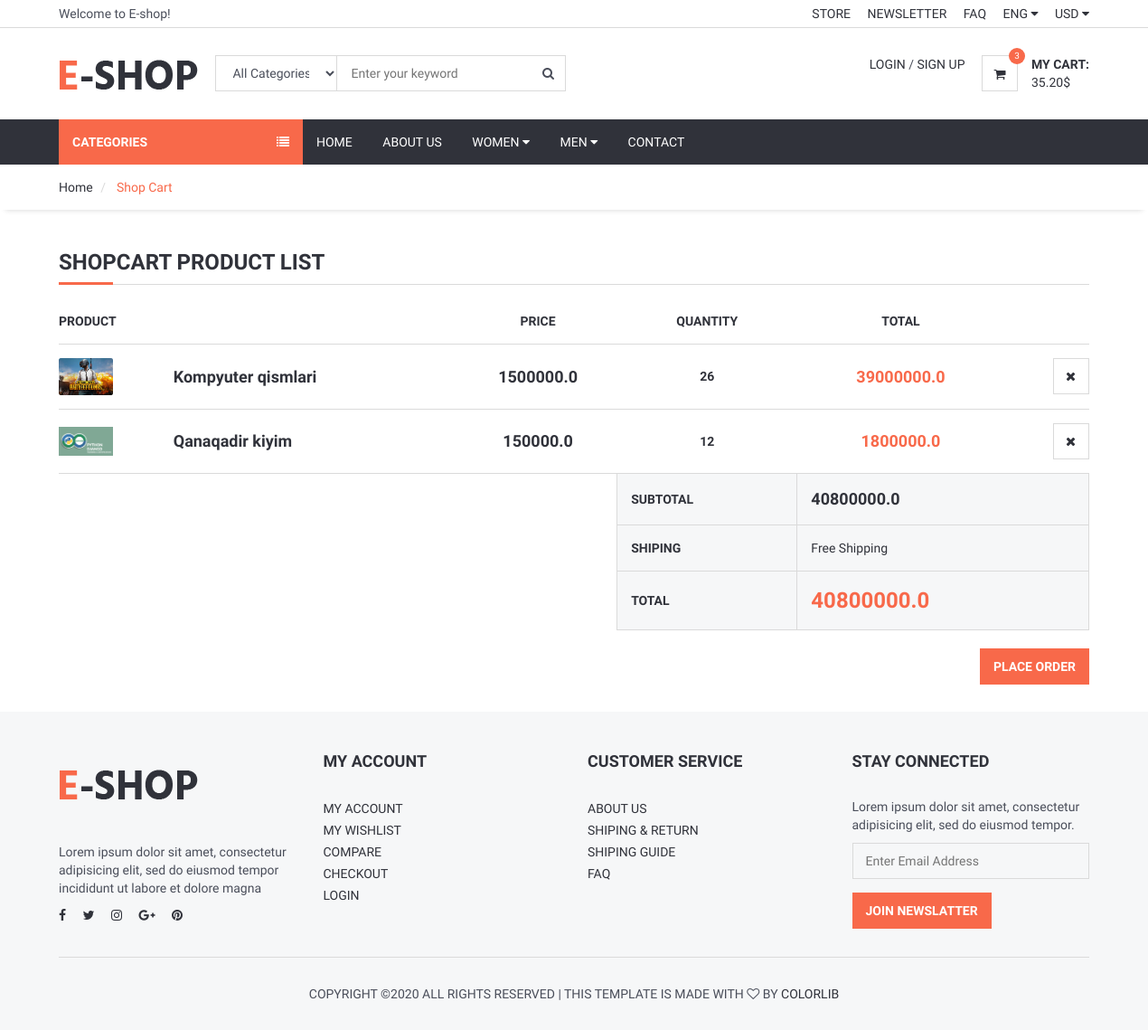
Screenshot of /shopcart/ with the database file from the repository.
### order/models.py (models this page shows, shortened)
class ShopCart(models.Model):
    user = models.ForeignKey(User, on_delete=models.SET_NULL, null=True)
    product = models.ForeignKey(Product, on_delete=models.SET_NULL, null=True)
    quantity = models.IntegerField()
    @property
    def amount(self):
        return (self.quantity * self.product.price)

### product/models.py (models this page shows, shortened)
class Product(models.Model):
    STATUS = (
        ('True', 'Mavjud'),
        ('False', 'Mavjud Emas'),
    )
    Variants=(
        ('None', 'None'),
        ('Color', 'Color'),
        ('Size', 'Size'),
        ('Size-Color', 'Size-Color'),
    )
    category = models.ForeignKey(Category, on_delete=models.CASCADE)
    title = models.CharField(max_length=255, unique=True)
    keywords = models.CharField(max_length=255, unique=True)
    description = models.TextField(blank=True)
    image = models.ImageField(blank=True, upload_to='images/')
    price = models.FloatField()
    amount = models.IntegerField()
    minamount = models.IntegerField()
    detail = RichTextUploadingField()
    variant = models.CharField(max_length=15, choices=Variants, default='None')
    status = models.CharField(max_length=15, choices=STATUS)
    slug = models.SlugField(null=False, unique=True)
    create_at = models.DateTimeField(auto_now_add=True)
    update_at = models.DateTimeField(auto_now=True)
    def __str__(self):
        return self.title
    def image_tag(self):
        return mark_safe('<img src="{}" height="50">'.format(self.image.url))
    image_tag.short_description = 'Image'

### order/views.py (the view)
# urls.py: path('shopcart/', OrderViews.shopcart, name='shopcart'),
def shopcart(request):
    category = Category.objects.all()
    current_user = request.user
    shopcart = ShopCart.objects.filter(user_id=current_user.id)
    total = 0
    for rs in shopcart:
        total += rs.product.price * rs.quantity
    context = {
        'category': category,
        'shopcart': shopcart,
        'total': total,
    }
    return render(request, 'shopcart.html', context)

### order/templates/shopcart.html (shortened to what this page needs)
{% extends 'homebase.html' %}
{% load static %}
{% block sidebar %}{% include 'sidebar.html' %} {% endblock %}
{% block body %}
	<div id="breadcrumb">
		<div class="container">
			<ul class="breadcrumb">
				<li><a href="/">Home</a></li>
				<li class="active"> Shop Cart  </li>
			</ul>
		</div>
	</div>
	<div class="section">
		<div class="container">
			<div class="row">
                    <div class="col-md-12">
						<div class="order-summary clearfix">
							<div class="section-title">
								<h3 class="title">Shopcart Product List</h3>
							</div>
							<table class="shopping-cart-table table">
								<thead>
									<tr>
										<th>Product</th>
										<th></th>
										<th class="text-center">Price</th>
										<th class="text-center">Quantity</th>
										<th class="text-center">Total</th>
										<th class="text-right"></th>
									</tr>
								</thead>
								<tbody>
                                {% for rs in shopcart %}
									<tr>
										<td class="thumb"><img src="{{ rs.product.image.url }}" alt=""></td>
										<td class="details">
											<a href="/product/{{ rs.product.id }}/{{ rs.product.slug }}">{{ rs.product}}</a>
										</td>
										<td class="price text-center"><strong>{{rs.product.price}}</strong><br></td>
                                        <td class="qty text-center"><strong>{{ rs.quantity }} </strong></td>
										<td class="total text-center"><strong class="primary-color">{{rs.amount}}</strong></td>
                                        <td class="text-right"><a href="/order/deletefromcart/{{ rs.id }}" onclick="return confirm('Delete! Are you sure?')" class="main-btn icon-btn"><i class="fa fa-close"></i></a></td>
									</tr>
                                {% endfor %}
								</tbody>
								<tfoot>
									<tr>
										<th class="empty" colspan="3"></th>
										<th>SUBTOTAL</th>
										<th colspan="2" class="sub-total">{{ total }}</th>
									</tr>
									<tr>
										<th class="empty" colspan="3"></th>
										<th>SHIPING</th>
										<td colspan="2">Free Shipping</td>
									</tr>
									<tr>
										<th class="empty" colspan="3"></th>
										<th>TOTAL</th>
										<th colspan="2" class="total">{{total}}</th>
									</tr>
								</tfoot>
							</table>
							<div class="pull-right">
								<a href="/order/orderproduct" class="primary-btn">Place Order</a>
							</div>
						</div>
					</div>
			</div>
		</div>
	</div>
 {% endblock %}
{% block footer %}{% include 'footer.html' %} {% endblock %}

### home/static/css/style.css (style rules this page uses)
body { font-family: 'Hind', sans-serif; color: #4A4E5A; overflow-x: hidden; }
h1, h2, h3, h4, h5, h6 { color: #30323A; margin: 0 0 10px; font-weight: 700; }
.primary-color { color: #F8694A; }
strong { color: #30323A; }
ul, ol { margin: 0; padding: 0; list-style: none }
.main-btn, .primary-btn { display: inline-block; padding: 10px 15px; text-transform: uppercase; font-weight: 700; border: none; -webkit-transition: 0.3s all; transition: 0.3s all; }
.icon-btn.main-btn, .icon-btn.primary-btn { width: 40px; height: 40px; line-height: 40px; text-align: center; padding: 0px; border: none; }
.main-btn { color: #30323A; background-color: #FFF; -webkit-box-shadow: 0px 0px 0px 1px #DADADA inset, 0px 0px 0px 6px transparent; box-shadow: 0px 0px 0px 1px #DADADA inset, 0px 0px 0px 6px transparent; }
.primary-btn { color: #FFF; background-color: #F8694A; }
.section { padding-top: 30px; padding-bottom: 30px; }
.section-title { position: relative; margin-bottom: 15px; margin-top: 15px; border-bottom: 1px solid #DADADA; }
.section-title .title { display: inline-block; text-transform: uppercase; }
.section-title:after { content: ""; position: absolute; left: 0; bottom: -1.5px; height: 3px; width: 60px; background-color: #F8694A; }
#breadcrumb { -webkit-box-shadow: 0px 6px 6px -6px rgba(0, 0, 0, 0.175); box-shadow: 0px 6px 6px -6px rgba(0, 0, 0, 0.175); }
.breadcrumb { background-color: transparent; border: none; border-radius: 0px; padding: 15px 0px; margin: 0; }
.breadcrumb>.active { color: #F8694A; }
.breadcrumb>li+li:before { color: #DADADA; }
.shopping-cart-table>tbody>tr>td, .shopping-cart-table>tbody>tr>th, .shopping-cart-table>tfoot>tr>td, .shopping-cart-table>tfoot>tr>th, .shopping-cart-table>thead>tr>td, .shopping-cart-table>thead>tr>th { padding: 15px 0px; vertical-align: middle; border-top: 1px solid #DADADA; }
.shopping-cart-table>thead>tr>th { color: #30323A; text-transform: uppercase; border-bottom: 1px solid #DADADA; }
.shopping-cart-table>tbody>tr:last-child>td { border-bottom: 1px solid #DADADA; }
.shopping-cart-table>tfoot>tr>td, .shopping-cart-table>tfoot>tr>th { color: #30323A; border-top: 0px }
.shopping-cart-table>tfoot>tr>td:not(.empty), .shopping-cart-table>tfoot>tr>th:not(.empty) { padding: 15px; background-color: #F6F7F8; border: 1px solid #DADADA; }
.shopping-cart-table>tbody>tr>.details>a { font-size: 18px; font-weight: 700; }
.shopping-cart-table>tbody>tr>.thumb>img { width: 60px; }
.shopping-cart-table>tbody>tr>.price { font-size: 18px; }
.shopping-cart-table>tbody>tr>.total { font-size: 18px; }
.shopping-cart-table>tfoot>tr>.sub-total { font-size: 18px; }
.shopping-cart-table>tfoot>tr>.total { font-size: 24px; color: #F8694A; }

### rows the page displays
ShopCart: product.image (picture), product "Kompyuter qismlari", product.price "1500000.0", quantity "26", amount "39000000.0"
ShopCart: product.image (picture), product "Qanaqadir kiyim", product.price "150000.0", quantity "12", amount "1800000.0"

### other values shown
{{ total }} "40800000.0"
